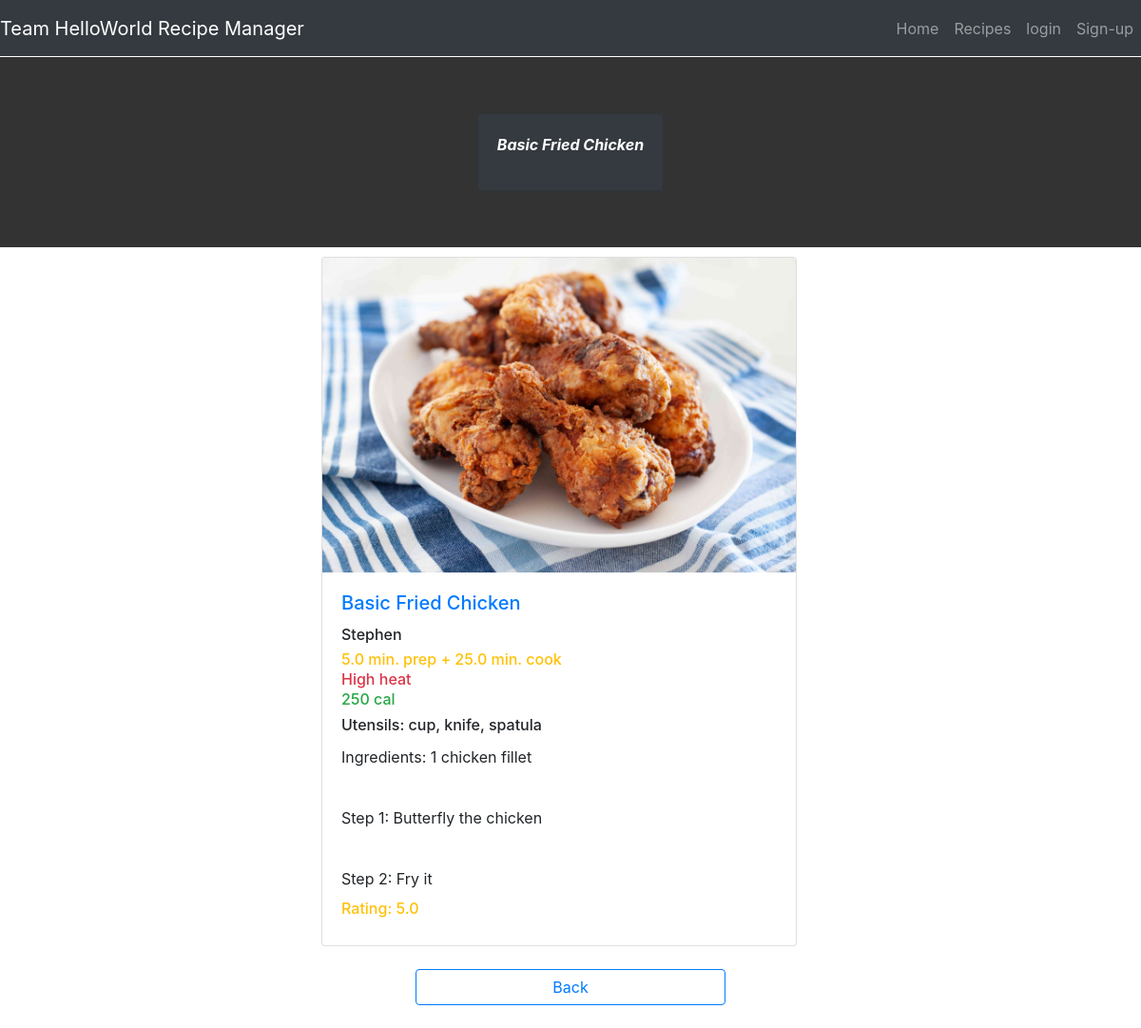
Page /recipeapp/detail/13 on the committed database.
### recipeapp/models.py (models this page shows, shortened)
class Recipe(models.Model):
    recipe_name = models.CharField(max_length=100)
    author = models.CharField(max_length=100)
    ingredients = models.CharField(max_length=1000)
    utensils = models.CharField(max_length=500)
    prep_directions = models.CharField(max_length=1000)
    prep_time_min = models.FloatField(max_length=100)
    cook_time_min = models.FloatField(max_length=100)
    cook_setting = models.CharField(max_length=100)
    calories = models.IntegerField()
    rating = models.DecimalField(max_digits=13, decimal_places=1)
    image = models.ImageField(blank=True, upload_to='recipe_images')
    class Meta:
        ordering = ['recipe_name', 'rating']

### recipeapp/views.py (the view)
# urls.py: path('detail/<int:id>', views.detail, name='detail'),
def detail(request, id):
    selected_recipe = Recipe.objects.get(id=id)
    instructions = selected_recipe.prep_directions.split(".")  # Separate instruction text into steps using full stops.
    step_count = len(instructions)
    desired_size = step_count - 1
    for i in range(0, step_count - desired_size):  # Remove the full stop
        instructions.pop()
    for i in range(0, desired_size):
        instructions[i] = "Step " + str(i+1) + ": " + instructions[i]
    ratingForm = AddRating
    context = {
        'selected_recipe': selected_recipe,
        'form': ratingForm,
        'instructions': instructions
    }
    return render(request, 'detail.html', context=context)

### recipeapp/templates/detail.html (shortened to what this page needs)
{% load static %}
<!DOCTYPE html>
<html lang="en">
<head>
  <link rel="stylesheet" href="https://cdn.jsdelivr.net/npm/bootstrap@4.6.1/dist/css/bootstrap.min.css"
 />
  <link rel="stylesheet" href="" />
</head>
<body>
  <navbar class="position-relative w-100">
    <nav class="nav navbar navbar-expand-lg navbar-dark bg-dark position-fixed " style="top:0px;z-index: 100;">
      <a class="navbar-brand" href="{% url 'home' %}">Team HelloWorld Recipe Manager</a>
      <div class="collapse navbar-collapse " id="navbarSupportedContent">
        <ul class="navbar-nav ml-auto">
          {% url 'home' as url %}
          <li class="nav-item {% if request.path == url %}active{% endif %}">
            <a class="nav-link" href="{% url 'home' %}">Home <span class="sr-only">(current)</span></a>
          </li>
          {% url 'browse' as url %}
          <li class="nav-item {% if request.path == url %}active{% endif %}">
            <a class="nav-link" href="{% url 'browse' %}">Recipes</a>
          </li>
          {% if request.user.is_authenticated %}
          {% url 'dashboard' as url %}
          <li class="nav-item {% if request.path == url %}active{% endif %}">
            <a class="nav-link text-danger" href="{% url 'dashboard' %}">HELLO {{ request.user.username }}</a>
          </li>
          {% else %}
          {% url 'login' as url %}
          <li class="nav-item {% if request.path == url %}active{% endif %}">
            <a class="nav-link" href="{% url 'login' %}">login</a>
          </li>
          {% url 'register' as url %}
          <li class="nav-item {% if request.path == url %}active{% endif %}">
            <a class="nav-link" href="{% url 'register' %}">Sign-up</a>
          </li>
          {% endif %}
        </ul>
      </div>
    </nav>
  </navbar>
  <section id="heading">
    <div class="container-fluid heading">
      <div class="card bg-dark text-white font-weight-bold">
        <div class="card-body">
          <p class="font-italic">{{ selected_recipe.recipe_name }}</p>
        </div>
      </div>
    </div>
  </section>
  <section class="items">
    <div class="item-list" href="{{ selected_recipe.get_absolute_url }}">
      <div class="col-5 mr-4" style="min-width:500px">
        <div class="card">
		  {% if selected_recipe.image %}
			<img src="{{ selected_recipe.image.url }}" class="card-img-top img-fluid" alt="{{ selected_recipe.title }}">
			{% else %}
			No image.
		  {% endif %}
          <div class="card-body">
            <h5 class="card-title text-primary">{{ selected_recipe.recipe_name }}</h5>
            <h6 class="card-title">{{ selected_recipe.author }}</h6>
            <h6 class="card-subtitle mb-2 text-warning">{{ selected_recipe.prep_time_min }} min. prep +
              {{ selected_recipe.cook_time_min }} min. cook</h6>
            <h6 class="card-subtitle mb-2 text-danger">{{ selected_recipe.cook_setting }} heat</h6>
            <h6 class="card-subtitle mb-2 text-success">{{ selected_recipe.calories }} cal</h6>
            <h6 class="card-title">Utensils: {{ selected_recipe.utensils }}</h6>
            <p class="card-text">
              Ingredients: {{selected_recipe.ingredients}}
            </p>
			{% for instr in instructions %}
			<br>
            <p class="card-text">{{ instr }}</p>
			{% empty %}
				<p>Empty.</p>
			{% endfor %}
            <h6 class="card-subtitle mb-2 text-warning">Rating: {{ selected_recipe.rating }}</h6>
          </div>
        </div>
      </div>
		<a href="{% url 'browse' %}" class="btn btn-outline-primary text-center mt-4 mb-4" style="width: 300px;">Back</a>
    </div>
  </section>
</body>
</html>

### recipeapp/templates/detail.html (style rules this page uses)
* { box-sizing: content-box; }
body { margin: 0; }
.nav { top: 0px; padding: 0; width: 100%; padding: 0; padding-top: 10px; padding-bottom: 9px; }
#heading { display: flex; flex-direction: row; height: 200px; background: #333; width: 100%; margin-top: 60px; justify-content: center; }
.heading { display: flex; flex-direction: column; justify-content: center; align-items: center; width: 100%; }
.items { display: flex; justify-content: center; align-items: center; margin-top: 10px; }
.item-list { display: flex; flex-direction: column; justify-content: center; align-items: center; }

### rows in the picture
Recipe: recipe_name "Basic Fried Chicken", image (picture), author "Stephen", prep_time_min "5.0", cook_time_min "25.0", cook_setting "High", calories "250", utensils "cup, knife, spatula", ingredients "1 chicken fillet", rating "5.0"

### other values in the picture
{{ instr }} "Step 1: Butterfly the chicken" "Step 2: Fry it"
